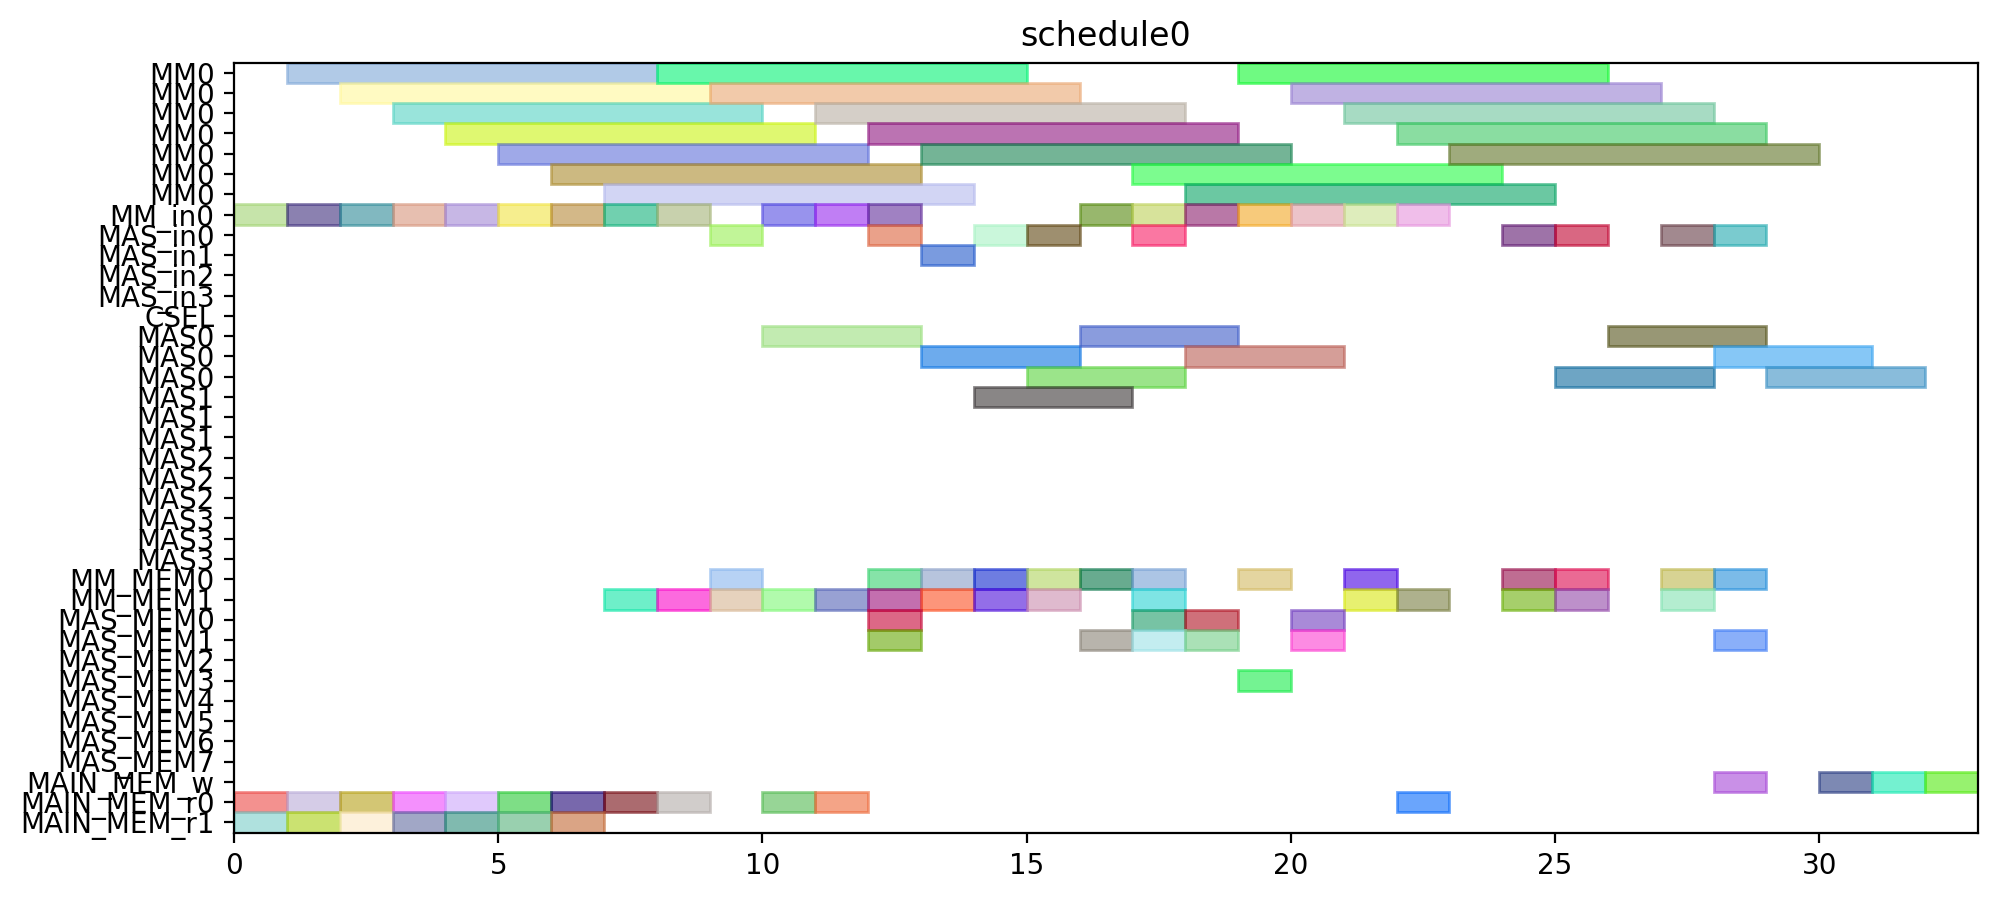

This figure's Python source:
from pyschedule import Scenario, solvers, plotters, alt


def solve():
	horizon = 120
	S = Scenario("schedule0", horizon=horizon)

	# resource
	MM = S.Resources('MM', num=1, size=7)
	MM_in = S.Resources('MM_in', num=1)
	MAS_in = S.Resources('MAS_in', num=4)
	CSEL = S.Resource('CSEL')
	MAS = S.Resources('MAS', num=4, size=3, periods=range(1, horizon))
	MM_MEM = S.Resources('MM_MEM', num=2)
	MAS_MEM = S.Resources('MAS_MEM', num=8)
	MAIN_MEM_w = S.Resource('MAIN_MEM_w', size=1)
	MAIN_MEM_r = S.Resources('MAIN_MEM_r', num=2)

	# result of previous scheduling

	# new tasks
	T1 = S.Task('T1', length=7, delay_cost=1)
	T1 += alt(MM)
	T1_in = S.Task('T1_in', length=1, delay_cost=1)
	T1_in += alt(MM_in)
	S += T1_in*MM_in[0]<=T1*MM[0]
	T1_mem0 = S.Task('T1_mem0', length=1, delay_cost=1)
	T1_mem0 += MAIN_MEM_r[0]
	S += T1_mem0 <= T1

	T1_mem1 = S.Task('T1_mem1', length=1, delay_cost=1)
	T1_mem1 += MAIN_MEM_r[1]
	S += T1_mem1 <= T1

	T2 = S.Task('T2', length=7, delay_cost=1)
	T2 += alt(MM)
	T2_in = S.Task('T2_in', length=1, delay_cost=1)
	T2_in += alt(MM_in)
	S += T2_in*MM_in[0]<=T2*MM[0]
	T2_mem0 = S.Task('T2_mem0', length=1, delay_cost=1)
	T2_mem0 += MAIN_MEM_r[0]
	S += T2_mem0 <= T2

	T2_mem1 = S.Task('T2_mem1', length=1, delay_cost=1)
	T2_mem1 += MAIN_MEM_r[1]
	S += T2_mem1 <= T2

	T3 = S.Task('T3', length=7, delay_cost=1)
	T3 += alt(MM)
	T3_in = S.Task('T3_in', length=1, delay_cost=1)
	T3_in += alt(MM_in)
	S += T3_in*MM_in[0]<=T3*MM[0]
	T3_mem0 = S.Task('T3_mem0', length=1, delay_cost=1)
	T3_mem0 += MAIN_MEM_r[0]
	S += T3_mem0 <= T3

	T3_mem1 = S.Task('T3_mem1', length=1, delay_cost=1)
	T3_mem1 += MAIN_MEM_r[1]
	S += T3_mem1 <= T3

	T4 = S.Task('T4', length=7, delay_cost=1)
	T4 += alt(MM)
	T4_in = S.Task('T4_in', length=1, delay_cost=1)
	T4_in += alt(MM_in)
	S += T4_in*MM_in[0]<=T4*MM[0]
	T4_mem0 = S.Task('T4_mem0', length=1, delay_cost=1)
	T4_mem0 += MAIN_MEM_r[0]
	S += T4_mem0 <= T4

	T4_mem1 = S.Task('T4_mem1', length=1, delay_cost=1)
	T4_mem1 += MAIN_MEM_r[1]
	S += T4_mem1 <= T4

	T5 = S.Task('T5', length=7, delay_cost=1)
	T5 += alt(MM)
	T5_in = S.Task('T5_in', length=1, delay_cost=1)
	T5_in += alt(MM_in)
	S += T5_in*MM_in[0]<=T5*MM[0]
	T5_mem0 = S.Task('T5_mem0', length=1, delay_cost=1)
	T5_mem0 += MAIN_MEM_r[0]
	S += T5_mem0 <= T5

	T5_mem1 = S.Task('T5_mem1', length=1, delay_cost=1)
	T5_mem1 += MAIN_MEM_r[1]
	S += T5_mem1 <= T5

	T6 = S.Task('T6', length=7, delay_cost=1)
	T6 += alt(MM)
	T6_in = S.Task('T6_in', length=1, delay_cost=1)
	T6_in += alt(MM_in)
	S += T6_in*MM_in[0]<=T6*MM[0]
	T6_mem0 = S.Task('T6_mem0', length=1, delay_cost=1)
	T6_mem0 += MAIN_MEM_r[0]
	S += T6_mem0 <= T6

	T6_mem1 = S.Task('T6_mem1', length=1, delay_cost=1)
	T6_mem1 += MAIN_MEM_r[1]
	S += T6_mem1 <= T6

	T7 = S.Task('T7', length=7, delay_cost=1)
	T7 += alt(MM)
	T7_in = S.Task('T7_in', length=1, delay_cost=1)
	T7_in += alt(MM_in)
	S += T7_in*MM_in[0]<=T7*MM[0]
	T7_mem0 = S.Task('T7_mem0', length=1, delay_cost=1)
	T7_mem0 += MAIN_MEM_r[0]
	S += T7_mem0 <= T7

	T7_mem1 = S.Task('T7_mem1', length=1, delay_cost=1)
	T7_mem1 += MAIN_MEM_r[1]
	S += T7_mem1 <= T7

	T8 = S.Task('T8', length=7, delay_cost=1)
	T8 += alt(MM)
	T8_in = S.Task('T8_in', length=1, delay_cost=1)
	T8_in += alt(MM_in)
	S += T8_in*MM_in[0]<=T8*MM[0]
	T8_mem0 = S.Task('T8_mem0', length=1, delay_cost=1)
	T8_mem0 += MAIN_MEM_r[0]
	S += T8_mem0 <= T8

	T8_mem1 = S.Task('T8_mem1', length=1, delay_cost=1)
	T8_mem1 += alt(MM_MEM)
	S += (T1*MM[0])-1 < T8_mem1*MM_MEM[1]
	S += T8_mem1 <= T8

	T9 = S.Task('T9', length=7, delay_cost=1)
	T9 += alt(MM)
	T9_in = S.Task('T9_in', length=1, delay_cost=1)
	T9_in += alt(MM_in)
	S += T9_in*MM_in[0]<=T9*MM[0]
	T9_mem0 = S.Task('T9_mem0', length=1, delay_cost=1)
	T9_mem0 += MAIN_MEM_r[0]
	S += T9_mem0 <= T9

	T9_mem1 = S.Task('T9_mem1', length=1, delay_cost=1)
	T9_mem1 += alt(MM_MEM)
	S += (T1*MM[0])-1 < T9_mem1*MM_MEM[1]
	S += T9_mem1 <= T9

	T10 = S.Task('T10', length=7, delay_cost=1)
	T10 += alt(MM)
	T10_in = S.Task('T10_in', length=1, delay_cost=1)
	T10_in += alt(MM_in)
	S += T10_in*MM_in[0]<=T10*MM[0]
	T10_mem0 = S.Task('T10_mem0', length=1, delay_cost=1)
	T10_mem0 += MAIN_MEM_r[0]
	S += T10_mem0 <= T10

	T10_mem1 = S.Task('T10_mem1', length=1, delay_cost=1)
	T10_mem1 += alt(MM_MEM)
	S += (T3*MM[0])-1 < T10_mem1*MM_MEM[1]
	S += T10_mem1 <= T10

	T11 = S.Task('T11', length=7, delay_cost=1)
	T11 += alt(MM)
	T11_in = S.Task('T11_in', length=1, delay_cost=1)
	T11_in += alt(MM_in)
	S += T11_in*MM_in[0]<=T11*MM[0]
	T11_mem0 = S.Task('T11_mem0', length=1, delay_cost=1)
	T11_mem0 += MAIN_MEM_r[0]
	S += T11_mem0 <= T11

	T11_mem1 = S.Task('T11_mem1', length=1, delay_cost=1)
	T11_mem1 += alt(MM_MEM)
	S += (T3*MM[0])-1 < T11_mem1*MM_MEM[1]
	S += T11_mem1 <= T11

	T12 = S.Task('T12', length=3, delay_cost=1)
	T12 += alt(MAS)
	T12_in = S.Task('T12_in', length=1, delay_cost=1)
	T12_in += alt(MAS_in)
	S += T12_in*MAS_in[0]<=T12*MAS[0]

	S += T12_in*MAS_in[1]<=T12*MAS[1]

	S += T12_in*MAS_in[2]<=T12*MAS[2]

	S += T12_in*MAS_in[3]<=T12*MAS[3]

	T12_mem0 = S.Task('T12_mem0', length=1, delay_cost=1)
	T12_mem0 += alt(MM_MEM)
	S += (T4*MM[0])-1 < T12_mem0*MM_MEM[0]
	S += T12_mem0 <= T12

	T12_mem1 = S.Task('T12_mem1', length=1, delay_cost=1)
	T12_mem1 += alt(MM_MEM)
	S += (T2*MM[0])-1 < T12_mem1*MM_MEM[1]
	S += T12_mem1 <= T12

	T13 = S.Task('T13', length=3, delay_cost=1)
	T13 += alt(MAS)
	T13_in = S.Task('T13_in', length=1, delay_cost=1)
	T13_in += alt(MAS_in)
	S += T13_in*MAS_in[0]<=T13*MAS[0]

	S += T13_in*MAS_in[1]<=T13*MAS[1]

	S += T13_in*MAS_in[2]<=T13*MAS[2]

	S += T13_in*MAS_in[3]<=T13*MAS[3]

	T13_mem0 = S.Task('T13_mem0', length=1, delay_cost=1)
	T13_mem0 += alt(MM_MEM)
	S += (T4*MM[0])-1 < T13_mem0*MM_MEM[0]
	S += T13_mem0 <= T13

	T13_mem1 = S.Task('T13_mem1', length=1, delay_cost=1)
	T13_mem1 += alt(MM_MEM)
	S += (T2*MM[0])-1 < T13_mem1*MM_MEM[1]
	S += T13_mem1 <= T13

	T15 = S.Task('T15', length=3, delay_cost=1)
	T15 += alt(MAS)
	T15_in = S.Task('T15_in', length=1, delay_cost=1)
	T15_in += alt(MAS_in)
	S += T15_in*MAS_in[0]<=T15*MAS[0]

	S += T15_in*MAS_in[1]<=T15*MAS[1]

	S += T15_in*MAS_in[2]<=T15*MAS[2]

	S += T15_in*MAS_in[3]<=T15*MAS[3]

	T15_mem0 = S.Task('T15_mem0', length=1, delay_cost=1)
	T15_mem0 += alt(MM_MEM)
	S += (T7*MM[0])-1 < T15_mem0*MM_MEM[0]
	S += T15_mem0 <= T15

	T15_mem1 = S.Task('T15_mem1', length=1, delay_cost=1)
	T15_mem1 += alt(MM_MEM)
	S += (T7*MM[0])-1 < T15_mem1*MM_MEM[1]
	S += T15_mem1 <= T15

	T14 = S.Task('T14', length=7, delay_cost=1)
	T14 += alt(MM)
	T14_in = S.Task('T14_in', length=1, delay_cost=1)
	T14_in += alt(MM_in)
	S += T14_in*MM_in[0]<=T14*MM[0]
	T14_mem0 = S.Task('T14_mem0', length=1, delay_cost=1)
	T14_mem0 += alt(MAS_MEM)
	S += (T13*MAS[0])-1 < T14_mem0*MAS_MEM[0]
	S += (T13*MAS[1])-1 < T14_mem0*MAS_MEM[2]
	S += (T13*MAS[2])-1 < T14_mem0*MAS_MEM[4]
	S += (T13*MAS[3])-1 < T14_mem0*MAS_MEM[6]
	S += T14_mem0 <= T14

	T14_mem1 = S.Task('T14_mem1', length=1, delay_cost=1)
	T14_mem1 += alt(MAS_MEM)
	S += (T13*MAS[0])-1 < T14_mem1*MAS_MEM[1]
	S += (T13*MAS[1])-1 < T14_mem1*MAS_MEM[3]
	S += (T13*MAS[2])-1 < T14_mem1*MAS_MEM[5]
	S += (T13*MAS[3])-1 < T14_mem1*MAS_MEM[7]
	S += T14_mem1 <= T14

	T16 = S.Task('T16', length=7, delay_cost=1)
	T16 += alt(MM)
	T16_in = S.Task('T16_in', length=1, delay_cost=1)
	T16_in += alt(MM_in)
	S += T16_in*MM_in[0]<=T16*MM[0]
	T16_mem0 = S.Task('T16_mem0', length=1, delay_cost=1)
	T16_mem0 += alt(MM_MEM)
	S += (T1*MM[0])-1 < T16_mem0*MM_MEM[0]
	S += T16_mem0 <= T16

	T16_mem1 = S.Task('T16_mem1', length=1, delay_cost=1)
	T16_mem1 += alt(MM_MEM)
	S += (T8*MM[0])-1 < T16_mem1*MM_MEM[1]
	S += T16_mem1 <= T16

	T17 = S.Task('T17', length=7, delay_cost=1)
	T17 += alt(MM)
	T17_in = S.Task('T17_in', length=1, delay_cost=1)
	T17_in += alt(MM_in)
	S += T17_in*MM_in[0]<=T17*MM[0]
	T17_mem0 = S.Task('T17_mem0', length=1, delay_cost=1)
	T17_mem0 += alt(MM_MEM)
	S += (T8*MM[0])-1 < T17_mem0*MM_MEM[0]
	S += T17_mem0 <= T17

	T17_mem1 = S.Task('T17_mem1', length=1, delay_cost=1)
	T17_mem1 += alt(MAS_MEM)
	S += (T15*MAS[0])-1 < T17_mem1*MAS_MEM[1]
	S += (T15*MAS[1])-1 < T17_mem1*MAS_MEM[3]
	S += (T15*MAS[2])-1 < T17_mem1*MAS_MEM[5]
	S += (T15*MAS[3])-1 < T17_mem1*MAS_MEM[7]
	S += T17_mem1 <= T17

	T18 = S.Task('T18', length=3, delay_cost=1)
	T18 += alt(MAS)
	T18_in = S.Task('T18_in', length=1, delay_cost=1)
	T18_in += alt(MAS_in)
	S += T18_in*MAS_in[0]<=T18*MAS[0]

	S += T18_in*MAS_in[1]<=T18*MAS[1]

	S += T18_in*MAS_in[2]<=T18*MAS[2]

	S += T18_in*MAS_in[3]<=T18*MAS[3]

	T18_mem0 = S.Task('T18_mem0', length=1, delay_cost=1)
	T18_mem0 += alt(MM_MEM)
	S += (T5*MM[0])-1 < T18_mem0*MM_MEM[0]
	S += T18_mem0 <= T18

	T18_mem1 = S.Task('T18_mem1', length=1, delay_cost=1)
	T18_mem1 += alt(MM_MEM)
	S += (T9*MM[0])-1 < T18_mem1*MM_MEM[1]
	S += T18_mem1 <= T18

	T19 = S.Task('T19', length=3, delay_cost=1)
	T19 += alt(MAS)
	T19_in = S.Task('T19_in', length=1, delay_cost=1)
	T19_in += alt(MAS_in)
	S += T19_in*MAS_in[0]<=T19*MAS[0]

	S += T19_in*MAS_in[1]<=T19*MAS[1]

	S += T19_in*MAS_in[2]<=T19*MAS[2]

	S += T19_in*MAS_in[3]<=T19*MAS[3]

	T19_mem0 = S.Task('T19_mem0', length=1, delay_cost=1)
	T19_mem0 += alt(MM_MEM)
	S += (T5*MM[0])-1 < T19_mem0*MM_MEM[0]
	S += T19_mem0 <= T19

	T19_mem1 = S.Task('T19_mem1', length=1, delay_cost=1)
	T19_mem1 += alt(MM_MEM)
	S += (T9*MM[0])-1 < T19_mem1*MM_MEM[1]
	S += T19_mem1 <= T19

	T21 = S.Task('T21', length=3, delay_cost=1)
	T21 += alt(MAS)
	T21_in = S.Task('T21_in', length=1, delay_cost=1)
	T21_in += alt(MAS_in)
	S += T21_in*MAS_in[0]<=T21*MAS[0]

	S += T21_in*MAS_in[1]<=T21*MAS[1]

	S += T21_in*MAS_in[2]<=T21*MAS[2]

	S += T21_in*MAS_in[3]<=T21*MAS[3]

	T21_mem0 = S.Task('T21_mem0', length=1, delay_cost=1)
	T21_mem0 += alt(MM_MEM)
	S += (T6*MM[0])-1 < T21_mem0*MM_MEM[0]
	S += T21_mem0 <= T21

	T21_mem1 = S.Task('T21_mem1', length=1, delay_cost=1)
	T21_mem1 += alt(MM_MEM)
	S += (T10*MM[0])-1 < T21_mem1*MM_MEM[1]
	S += T21_mem1 <= T21

	T24 = S.Task('T24', length=7, delay_cost=1)
	T24 += alt(MM)
	T24_in = S.Task('T24_in', length=1, delay_cost=1)
	T24_in += alt(MM_in)
	S += T24_in*MM_in[0]<=T24*MM[0]
	T24_mem0 = S.Task('T24_mem0', length=1, delay_cost=1)
	T24_mem0 += alt(MM_MEM)
	S += (T11*MM[0])-1 < T24_mem0*MM_MEM[0]
	S += T24_mem0 <= T24

	T24_mem1 = S.Task('T24_mem1', length=1, delay_cost=1)
	T24_mem1 += alt(MAS_MEM)
	S += (T12*MAS[0])-1 < T24_mem1*MAS_MEM[1]
	S += (T12*MAS[1])-1 < T24_mem1*MAS_MEM[3]
	S += (T12*MAS[2])-1 < T24_mem1*MAS_MEM[5]
	S += (T12*MAS[3])-1 < T24_mem1*MAS_MEM[7]
	S += T24_mem1 <= T24

	T20 = S.Task('T20', length=7, delay_cost=1)
	T20 += alt(MM)
	T20_in = S.Task('T20_in', length=1, delay_cost=1)
	T20_in += alt(MM_in)
	S += T20_in*MM_in[0]<=T20*MM[0]
	T20_mem0 = S.Task('T20_mem0', length=1, delay_cost=1)
	T20_mem0 += alt(MAS_MEM)
	S += (T15*MAS[0])-1 < T20_mem0*MAS_MEM[0]
	S += (T15*MAS[1])-1 < T20_mem0*MAS_MEM[2]
	S += (T15*MAS[2])-1 < T20_mem0*MAS_MEM[4]
	S += (T15*MAS[3])-1 < T20_mem0*MAS_MEM[6]
	S += T20_mem0 <= T20

	T20_mem1 = S.Task('T20_mem1', length=1, delay_cost=1)
	T20_mem1 += alt(MAS_MEM)
	S += (T18*MAS[0])-1 < T20_mem1*MAS_MEM[1]
	S += (T18*MAS[1])-1 < T20_mem1*MAS_MEM[3]
	S += (T18*MAS[2])-1 < T20_mem1*MAS_MEM[5]
	S += (T18*MAS[3])-1 < T20_mem1*MAS_MEM[7]
	S += T20_mem1 <= T20

	T22 = S.Task('T22', length=7, delay_cost=1)
	T22 += alt(MM)
	T22_in = S.Task('T22_in', length=1, delay_cost=1)
	T22_in += alt(MM_in)
	S += T22_in*MM_in[0]<=T22*MM[0]
	T22_mem0 = S.Task('T22_mem0', length=1, delay_cost=1)
	T22_mem0 += alt(MAS_MEM)
	S += (T21*MAS[0])-1 < T22_mem0*MAS_MEM[0]
	S += (T21*MAS[1])-1 < T22_mem0*MAS_MEM[2]
	S += (T21*MAS[2])-1 < T22_mem0*MAS_MEM[4]
	S += (T21*MAS[3])-1 < T22_mem0*MAS_MEM[6]
	S += T22_mem0 <= T22

	T22_mem1 = S.Task('T22_mem1', length=1, delay_cost=1)
	T22_mem1 += alt(MAS_MEM)
	S += (T21*MAS[0])-1 < T22_mem1*MAS_MEM[1]
	S += (T21*MAS[1])-1 < T22_mem1*MAS_MEM[3]
	S += (T21*MAS[2])-1 < T22_mem1*MAS_MEM[5]
	S += (T21*MAS[3])-1 < T22_mem1*MAS_MEM[7]
	S += T22_mem1 <= T22

	T23 = S.Task('T23', length=7, delay_cost=1)
	T23 += alt(MM)
	T23_in = S.Task('T23_in', length=1, delay_cost=1)
	T23_in += alt(MM_in)
	S += T23_in*MM_in[0]<=T23*MM[0]
	T23_mem0 = S.Task('T23_mem0', length=1, delay_cost=1)
	T23_mem0 += alt(MAS_MEM)
	S += (T19*MAS[0])-1 < T23_mem0*MAS_MEM[0]
	S += (T19*MAS[1])-1 < T23_mem0*MAS_MEM[2]
	S += (T19*MAS[2])-1 < T23_mem0*MAS_MEM[4]
	S += (T19*MAS[3])-1 < T23_mem0*MAS_MEM[6]
	S += T23_mem0 <= T23

	T23_mem1 = S.Task('T23_mem1', length=1, delay_cost=1)
	T23_mem1 += alt(MAS_MEM)
	S += (T19*MAS[0])-1 < T23_mem1*MAS_MEM[1]
	S += (T19*MAS[1])-1 < T23_mem1*MAS_MEM[3]
	S += (T19*MAS[2])-1 < T23_mem1*MAS_MEM[5]
	S += (T19*MAS[3])-1 < T23_mem1*MAS_MEM[7]
	S += T23_mem1 <= T23

	Z2_new = S.Task('Z2_new', length=7, delay_cost=1)
	Z2_new += alt(MM)
	Z2_new_in = S.Task('Z2_new_in', length=1, delay_cost=1)
	Z2_new_in += alt(MM_in)
	S += Z2_new_in*MM_in[0]<=Z2_new*MM[0]
	S += 0<Z2_new

	Z2_new_w = S.Task('Z2_new_w', length=1, delay_cost=1)
	Z2_new_w += alt(MAIN_MEM_w)
	S += Z2_new <= Z2_new_w

	Z2_new_mem0 = S.Task('Z2_new_mem0', length=1, delay_cost=1)
	Z2_new_mem0 += MAIN_MEM_r[0]
	S += Z2_new_mem0 <= Z2_new

	Z2_new_mem1 = S.Task('Z2_new_mem1', length=1, delay_cost=1)
	Z2_new_mem1 += alt(MM_MEM)
	S += (T14*MM[0])-1 < Z2_new_mem1*MM_MEM[1]
	S += Z2_new_mem1 <= Z2_new

	T25 = S.Task('T25', length=3, delay_cost=1)
	T25 += alt(MAS)
	T25_in = S.Task('T25_in', length=1, delay_cost=1)
	T25_in += alt(MAS_in)
	S += T25_in*MAS_in[0]<=T25*MAS[0]

	S += T25_in*MAS_in[1]<=T25*MAS[1]

	S += T25_in*MAS_in[2]<=T25*MAS[2]

	S += T25_in*MAS_in[3]<=T25*MAS[3]

	T25_mem0 = S.Task('T25_mem0', length=1, delay_cost=1)
	T25_mem0 += alt(MM_MEM)
	S += (T20*MM[0])-1 < T25_mem0*MM_MEM[0]
	S += T25_mem0 <= T25

	T25_mem1 = S.Task('T25_mem1', length=1, delay_cost=1)
	T25_mem1 += alt(MM_MEM)
	S += (T20*MM[0])-1 < T25_mem1*MM_MEM[1]
	S += T25_mem1 <= T25

	X2_new = S.Task('X2_new', length=3, delay_cost=1)
	X2_new += alt(MAS)
	X2_new_in = S.Task('X2_new_in', length=1, delay_cost=1)
	X2_new_in += alt(MAS_in)
	S += X2_new_in*MAS_in[0]<=X2_new*MAS[0]

	S += X2_new_in*MAS_in[1]<=X2_new*MAS[1]

	S += X2_new_in*MAS_in[2]<=X2_new*MAS[2]

	S += X2_new_in*MAS_in[3]<=X2_new*MAS[3]

	S += 0<X2_new

	X2_new_w = S.Task('X2_new_w', length=1, delay_cost=1)
	X2_new_w += alt(MAIN_MEM_w)
	S += X2_new <= X2_new_w

	X2_new_mem0 = S.Task('X2_new_mem0', length=1, delay_cost=1)
	X2_new_mem0 += alt(MM_MEM)
	S += (T22*MM[0])-1 < X2_new_mem0*MM_MEM[0]
	S += X2_new_mem0 <= X2_new

	X2_new_mem1 = S.Task('X2_new_mem1', length=1, delay_cost=1)
	X2_new_mem1 += alt(MM_MEM)
	S += (T24*MM[0])-1 < X2_new_mem1*MM_MEM[1]
	S += X2_new_mem1 <= X2_new

	X1_new = S.Task('X1_new', length=3, delay_cost=1)
	X1_new += alt(MAS)
	X1_new_in = S.Task('X1_new_in', length=1, delay_cost=1)
	X1_new_in += alt(MAS_in)
	S += X1_new_in*MAS_in[0]<=X1_new*MAS[0]

	S += X1_new_in*MAS_in[1]<=X1_new*MAS[1]

	S += X1_new_in*MAS_in[2]<=X1_new*MAS[2]

	S += X1_new_in*MAS_in[3]<=X1_new*MAS[3]

	S += 0<X1_new

	X1_new_w = S.Task('X1_new_w', length=1, delay_cost=1)
	X1_new_w += alt(MAIN_MEM_w)
	S += X1_new <= X1_new_w

	X1_new_mem0 = S.Task('X1_new_mem0', length=1, delay_cost=1)
	X1_new_mem0 += alt(MM_MEM)
	S += (T23*MM[0])-1 < X1_new_mem0*MM_MEM[0]
	S += X1_new_mem0 <= X1_new

	X1_new_mem1 = S.Task('X1_new_mem1', length=1, delay_cost=1)
	X1_new_mem1 += alt(MM_MEM)
	S += (T17*MM[0])-1 < X1_new_mem1*MM_MEM[1]
	S += X1_new_mem1 <= X1_new

	Z1_new = S.Task('Z1_new', length=3, delay_cost=1)
	Z1_new += alt(MAS)
	Z1_new_in = S.Task('Z1_new_in', length=1, delay_cost=1)
	Z1_new_in += alt(MAS_in)
	S += Z1_new_in*MAS_in[0]<=Z1_new*MAS[0]

	S += Z1_new_in*MAS_in[1]<=Z1_new*MAS[1]

	S += Z1_new_in*MAS_in[2]<=Z1_new*MAS[2]

	S += Z1_new_in*MAS_in[3]<=Z1_new*MAS[3]

	S += 0<Z1_new

	Z1_new_w = S.Task('Z1_new_w', length=1, delay_cost=1)
	Z1_new_w += alt(MAIN_MEM_w)
	S += Z1_new <= Z1_new_w

	Z1_new_mem0 = S.Task('Z1_new_mem0', length=1, delay_cost=1)
	Z1_new_mem0 += alt(MM_MEM)
	S += (T16*MM[0])-1 < Z1_new_mem0*MM_MEM[0]
	S += Z1_new_mem0 <= Z1_new

	Z1_new_mem1 = S.Task('Z1_new_mem1', length=1, delay_cost=1)
	Z1_new_mem1 += alt(MAS_MEM)
	S += (T25*MAS[0])-1 < Z1_new_mem1*MAS_MEM[1]
	S += (T25*MAS[1])-1 < Z1_new_mem1*MAS_MEM[3]
	S += (T25*MAS[2])-1 < Z1_new_mem1*MAS_MEM[5]
	S += (T25*MAS[3])-1 < Z1_new_mem1*MAS_MEM[7]
	S += Z1_new_mem1 <= Z1_new

	solvers.mip.solve(S,msg=1,kind='CPLEX',ratio_gap=1.01)

	solution = [['hoge']*len(S.solution()[1]) for i in range(len(S.solution()))]
	for i in range(len(S.solution())):
		for j in range(len(S.solution()[i])):
			solution[i][j]=str(S.solution()[i][j])
	print(solution)

	cycles = int(solution[-1][3])

	pic_file_name = "/home/mfukuda/ABE/multiRAM_multiMAS_16mux/scheduling_result/stage7MM1_stage3MAS4/EP_LADDERMUL/schedule0.png"
	if(S.solution() != []):
		plotters.matplotlib.plot(S,img_filename=pic_file_name, show_task_labels=False, fig_size=(cycles*0.25+3, 5))

	return solution
